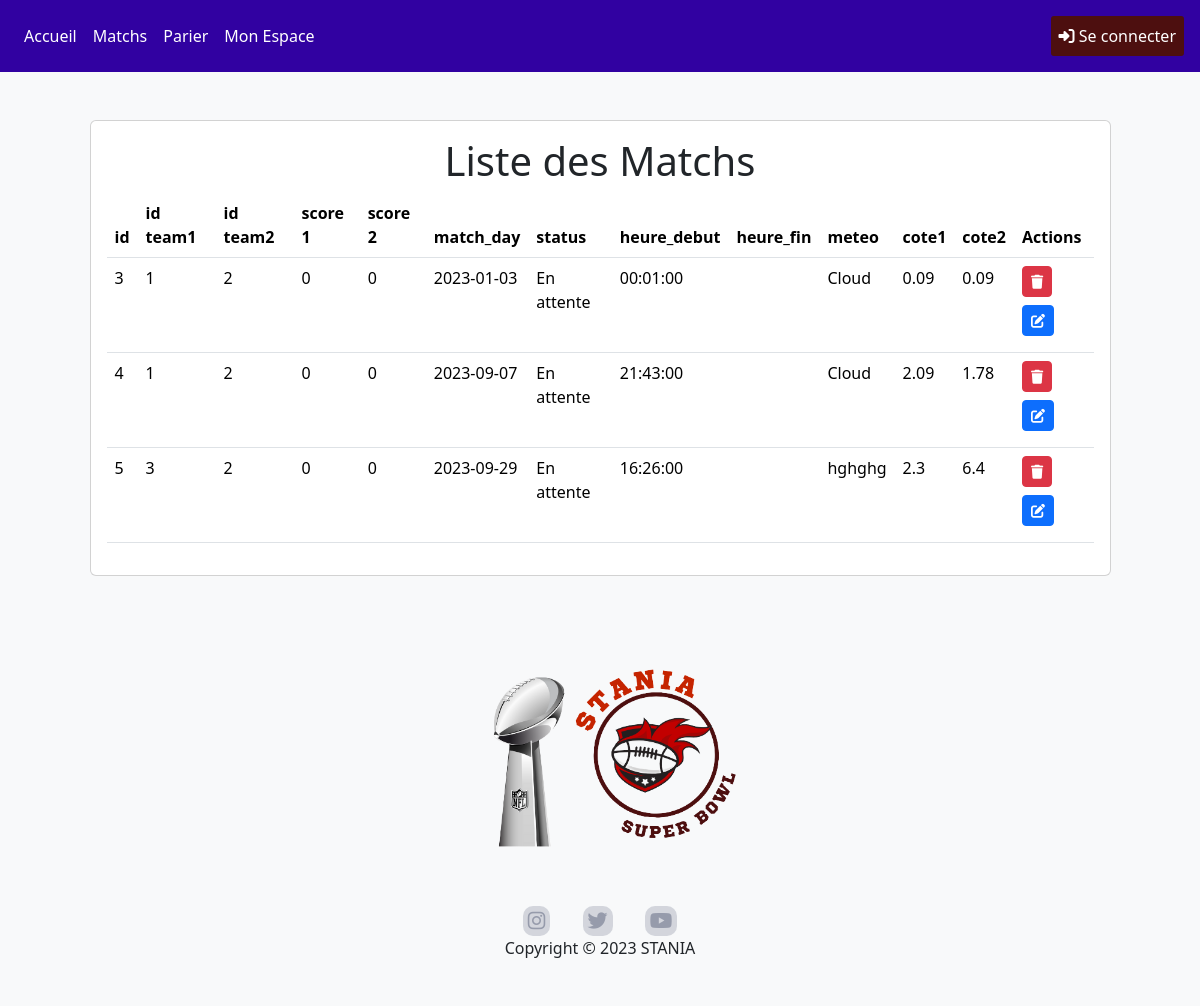
The page /bet-website/listmatchs.php on the database its author committed.
### tables this page shows
CREATE TABLE `match` (
  `id` int(11) NOT NULL,
  `team1` varchar(30) NOT NULL,
  `team2` varchar(30) NOT NULL,
  `score1` int(11) NOT NULL DEFAULT 0,
  `score2` int(11) NOT NULL DEFAULT 0,
  `match_day` date NOT NULL,
  `status` varchar(20) NOT NULL,
  `heure_debut` time NOT NULL,
  `heure_fin` time DEFAULT NULL,
  `meteo` varchar(10) NOT NULL,
  `cote1` float NOT NULL,
  `cote2` float NOT NULL
);

### bet-website/listmatchs.php (the view, shortened to what this page needs)
<?php
    include ("connexion.php");
?>
<!DOCTYPE html>
<html lang="en">
<head>
    <link rel="stylesheet" href="style.css">
    <link href="https://cdn.jsdelivr.net/npm/bootstrap@5.3.1/dist/css/bootstrap.min.css" rel="stylesheet">
</head>
<body>
    <header>
        <?php
            include ("menu.php");
        ?>
    </header>
    <main class="bg-light">
        <section class="container mt-5">
            <div class="row justify-content-center">
                <div class="col-md-11">
                    <div class="card">
                        <div class="card-body">
                            <h1 class="card-title text-center">Liste des Matchs</h1>
                            <div class="tab-content" id="myTabContent">
                                <?php
                                    $matchs = $dba->prepare(" SELECT * FROM `match` ");
                                    $matchs->execute();
                                    $tableMatch = $matchs->fetchAll();
                                ?>
                                <div class="tab-pane fade show active" id="bet-history" role="tabpanel" aria-labelledby="bet-history-tab">
                                    <table class="table">
                                        <thead>
                                            <tr>
                                                <th>id</th>
                                                <th>id team1</th>
                                                <th>id team2</th>
                                                <th>score 1</th>
                                                <th>score 2</th>
                                                <th>match_day</th>
                                                <th>status</th>
                                                <th>heure_debut</th>
                                                <th>heure_fin</th>
                                                <th>meteo</th>
                                                <th>cote1</th>
                                                <th>cote2</th>
                                                <th>Actions</th>
                                            </tr>
                                        </thead>
                                        <tbody>
                                            <?php
                                                foreach ($tableMatch as $ligne){
                                                    print('
                                                        <tr>
                                                            <td>'.$ligne["id"].'</td>
                                                            <td>'.$ligne["team1"].'</td>
                                                            <td>'.$ligne["team2"].'</td>
                                                            <td>'.$ligne["score1"].'</td>
                                                            <td>'.$ligne["score2"].'</td>
                                                            <td>'.$ligne["match_day"].'</td>
                                                            <td>'.$ligne["status"].'</td>
                                                            <td>'.$ligne["heure_debut"].'</td>
                                                            <td>'.$ligne["heure_fin"].'</td>
                                                            <td>'.$ligne["meteo"].'</td>
                                                            <td>'.$ligne["cote1"].'</td>
                                                            <td>'.$ligne["cote2"].'</td>
                                                            <td class="justify-content-between">');
                                                            print('
                                                                <a href="deletematch.php?idmatch='.$ligne["id"].'">
                                                                    <button class="btn btn-danger btn-sm">
                                                                        <i class="fas fa-trash"></i>
                                                                    </button>
                                                                </a>
                                                                <a>
                                                                    <button class="btn btn-primary btn-sm my-2">
                                                                        <i class="fas fa-edit"></i>
                                                                    </button>
                                                                </a>
                                                            ');
                                                        }
                                                        print('
                                                            </td>
                                                        </tr>
                                                    ');
                                            ?>
                                        </tbody>
                                    </table>
                                </div>
                            </div>
                        </div>
                    </div>
                </div>
            </div>
        </section>
    </main>
    <footer class="bg-light">
        <section class="container" style="display: flex; justify-content: center; align-items: center; height: 100%;">
            <div class="footer-part">
                <div class="footer-logo">
                    <img src="images/Logo.png" alt="">
                </div>
                <div class="social-icons">
                    <i class="fab fa-instagram"></i>
                    <i class="fab fa-twitter"></i>
                    <i class="fab fa-youtube"></i>
                </div>
                <div class="copyright">
                    <p>Copyright &#169; 2023 STANIA</p>
                </div>
            </div>
        </section>
    </footer>
</body>
</html>

### bet-website/style.css (style rules this page uses)
body { margin: 0; padding: 0; width: 100%; height: 20%; font-family: Poppins; }
header { width: 100%; height: 30%; align-items: center; background-color: rgb(49, 1, 161); }
main { display: flex; flex-direction: column; align-items: center; }
.container { justify-content: center; margin-bottom: 30px; }
footer { display: flex; flex-direction: column; align-items: center; }
.footer-part { text-align: center; justify-content: center; }
.footer-logo img { text-align: center; width: 300px; height: auto; }
.social-icons i { color: #969bab; margin: 0 14px; }
.fab { padding: 5px; margin: 5px; font-size: 20px; background-color: #969bab62; border-radius: 10px; }
*, *:after, *:before { box-sizing: border-box; }
:root { --color-text-primary: #1c2a38; --color-text-secondary: #8A8F98; --color-text-alert: #d72641; --color-text-icon: #dbdade; --color-bg-primary: #fff; --color-bg-secondary: #f3f5f9; --color-bg-alert: #fdeaec; --color-theme-primary: #623ce6; }
button, input, select, textarea { font: inherit; }
img { display: block; }
body { font-family: "Inter", sans-serif; line-height: 1.5; color: var(--color-text-primary); background-color: var(--color-bg-secondary); }

### rows shown on the page
match: id "3", team1 "1", team2 "2", score1 "0", score2 "0", match_day "2023-01-03", status "En attente", heure_debut "00:01:00", meteo "Cloud", cote1 "0.09", cote2 "0.09"
match: id "4", team1 "1", team2 "2", score1 "0", score2 "0", match_day "2023-09-07", status "En attente", heure_debut "21:43:00", meteo "Cloud", cote1 "2.09", cote2 "1.78"
match: id "5", team1 "3", team2 "2", score1 "0", score2 "0", match_day "2023-09-29", status "En attente", heure_debut "16:26:00", meteo "hghghg", cote1 "2.3", cote2 "6.4"
